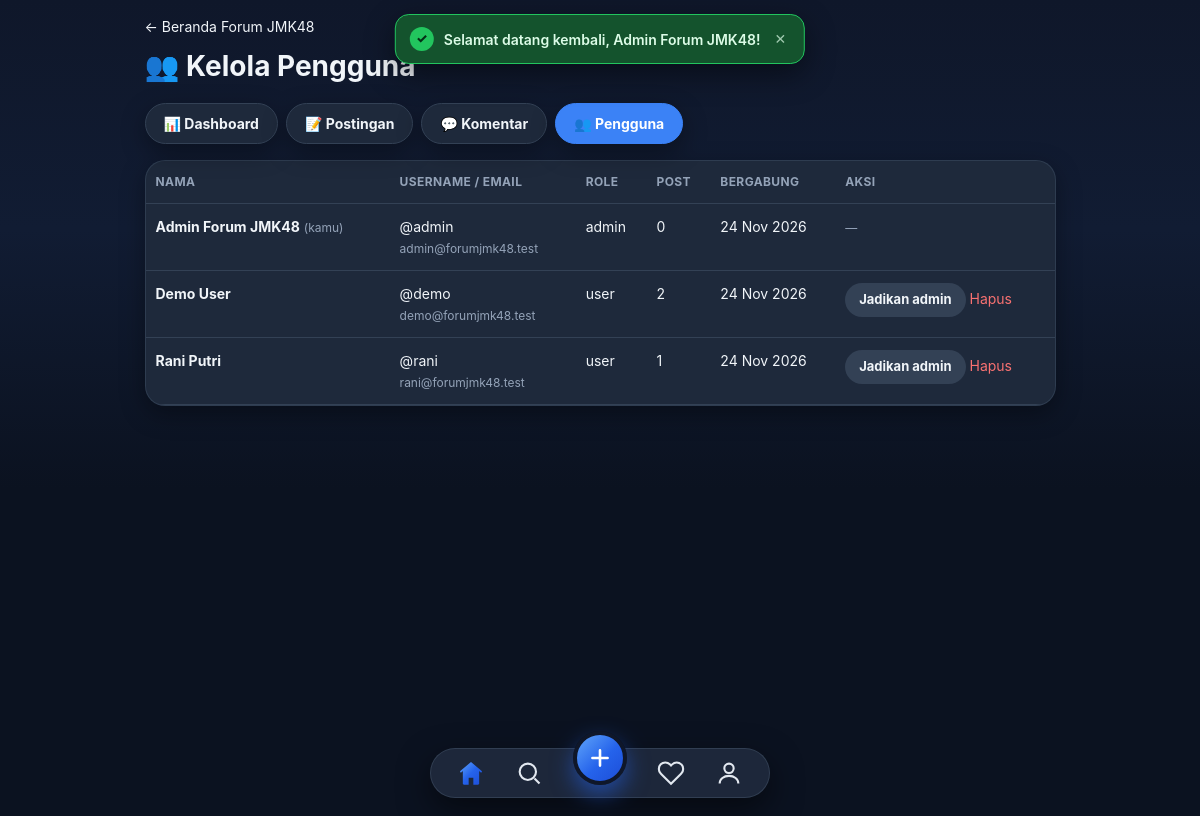
The page /admin/users.php (signed in) on the database its author committed.
### tables this page shows
CREATE TABLE IF NOT EXISTS users (
  id INT UNSIGNED AUTO_INCREMENT PRIMARY KEY,
  name VARCHAR(100) NOT NULL,
  username VARCHAR(50) NOT NULL UNIQUE,
  email VARCHAR(150) NOT NULL UNIQUE,
  password VARCHAR(255) NOT NULL,
  bio VARCHAR(255) DEFAULT NULL,
  avatar VARCHAR(255) DEFAULT NULL,
  role ENUM('user','admin') NOT NULL DEFAULT 'user',
  created_at TIMESTAMP DEFAULT CURRENT_TIMESTAMP
);

### includes/functions.php (called while the page is built, shortened)
<?php
function e($str) {
    return htmlspecialchars((string) $str, ENT_QUOTES, 'UTF-8');
}
function isLoggedIn(): bool {
    return isset($_SESSION['user_id']);
}
function currentUser(): ?array {
    global $pdo;
    static $user = null;
    if ($user === null) {
        $stmt = $pdo->prepare('SELECT id, name, username, email, bio, role, created_at FROM users WHERE id = ?');
        $stmt->execute([$_SESSION['user_id']]);
        $user = $stmt->fetch() ?: null;
    }
    return $user;
}
function isAdmin(): bool {
    $u = currentUser();
    return $u && $u['role'] === 'admin';
}
function requireAdmin(): void {
    if (!isAdmin()) {
        flash('Halaman ini khusus admin.', 'error');
        header('Location: /index.php');
        exit;
    }
}
function flash(?string $msg = null, string $type = 'success'): ?array {
    if (!empty($_SESSION['flash'])) {
        $m = $_SESSION['flash'];
        return $m;
    }
    return null;
}

### admin/users.php (the view, shortened to what this page needs)
<?php
require_once __DIR__ . '/../config.php';
requireAdmin();
$me = currentUser();
$users = $pdo->query('
    SELECT u.*, (SELECT COUNT(*) FROM posts WHERE user_id = u.id) AS post_count
    FROM users u ORDER BY u.created_at DESC')->fetchAll();
include __DIR__ . '/../includes/header.php';
?>
<div class="container wide" style="padding:0">
  <p style="margin-top:16px"><a href="../index.php">← Beranda Forum JMK48</a></p>
  <h1 style="margin-top:8px">👥 Kelola Pengguna</h1>
  <div class="admin-tabs">
    <a href="index.php">📊 Dashboard</a>
    <a href="posts.php">📝 Postingan</a>
    <a href="comments.php">💬 Komentar</a>
    <a href="users.php" class="active">👥 Pengguna</a>
  </div>
  <div class="card">
    <div class="table-wrap">
    <table class="table">
      <tr><th>Nama</th><th>Username / Email</th><th>Role</th><th class="col-hide-mobile">Post</th><th class="col-hide-mobile">Bergabung</th><th>Aksi</th></tr>
      <?php foreach ($users as $u): ?>
      <tr>
        <td><b><?= e($u['name']) ?></b><?= $u['id'] == $me['id'] ? ' <span class="muted">(kamu)</span>' : '' ?></td>
        <td>@<?= e($u['username']) ?><br><span class="muted"><?= e($u['email']) ?></span></td>
        <td><?= e($u['role']) ?></td>
        <td class="col-hide-mobile"><?= (int)$u['post_count'] ?></td>
        <td class="col-hide-mobile"><?= e(date('d M Y', strtotime($u['created_at']))) ?></td>
        <td>
          <?php if ($u['id'] != $me['id']): ?>
          <form method="post" style="display:inline" onsubmit="return confirm('Yakin <?= $u['role'] === 'admin' ? 'turunkan role pengguna ini menjadi user' : 'jadikan pengguna ini admin' ?>?')">
            <button class="btn btn-sm" type="submit" name="toggle_role">Jadikan <?= $u['role'] === 'admin' ? 'user' : 'admin' ?></button>
          </form>
          <form method="post" style="display:inline" onsubmit="return confirm('Yakin hapus pengguna ini beserta SEMUA postingannya?')">
            <button class="link-danger" type="submit" name="delete_user">Hapus</button>
          </form>
          <?php else: ?><span class="muted">—</span><?php endif; ?>
        </td>
      </tr>
      <?php endforeach; ?>
    </table>
    </div>
  </div>
</div>
<?php include __DIR__ . '/../includes/footer.php'; ?>

### assets/css/style.css (style rules this page uses)
* { box-sizing: border-box; margin: 0; padding: 0; }
:root { color-scheme: dark; --primary: #3b82f6; --primary-light: #60a5fa; --navy: #0f172a; --danger: #f87171; --like: #fb7185; --bg: #0b1220; --card: #1e293b; --text: #f1f5f9; --muted: #94a3b8; --border: #334155; --radius: 20px; --shadow: 0 8px 24px rgba(0, 0, 0, .35); --grad-blue: linear-gradient(135deg, #60a5fa, #2563eb 55%, #1d4ed8); --grad-soft: linear-gradient(135deg, #60a5fa, #818cf8); }
body { font-family: -apple-system, BlinkMacSystemFont, "Segoe UI", Roboto, Helvetica, Arial, sans-serif; background: linear-gradient(180deg, #0f172a 0%, #111c33 28%, #0b1220 60%); background-attachment: fixed; color: var(--text); line-height: 1.5; font-size: 14px; min-height: 100vh; }
a { color: var(--text); text-decoration: none; }
.container { max-width: 470px; margin: 0 auto; padding: 0 12px; }
.container.wide { max-width: 935px; }
.muted { color: var(--muted); font-size: 12px; }
.card { background: var(--card); border: 1px solid rgba(51, 65, 85, .8); border-radius: var(--radius); margin: 14px 0; overflow: hidden; box-shadow: var(--shadow); }
.btn { display: inline-block; padding: 10px 18px; border: none; border-radius: 999px; font: inherit; font-weight: 700; font-size: 14px; cursor: pointer; background: #334155; color: #f1f5f9; }
.btn-sm { padding: 7px 14px; font-size: 13px; }
.link-danger { color: var(--danger); background: none; border: none; font: inherit; cursor: pointer; padding: 0; font-size: 14px; }
.table { width: 100%; border-collapse: collapse; font-size: 14px; }
.table-wrap { overflow-x: auto; -webkit-overflow-scrolling: touch; }
.table-wrap .table { min-width: 620px; }
.table th, .table td { text-align: left; padding: 12px 10px; border-bottom: 1px solid #334155; vertical-align: top; white-space: normal; }
.table th { color: var(--muted); font-size: 12px; text-transform: uppercase; letter-spacing: .4px; }
.table td .btn { white-space: nowrap; }
.admin-tabs { display: flex; gap: 8px; margin: 16px 0; flex-wrap: wrap; }
.admin-tabs a { padding: 9px 18px; border-radius: 999px; border: 1px solid var(--border); background: var(--card); color: var(--text); font-weight: 700; box-shadow: var(--shadow); }
.admin-tabs a.active { background: var(--primary); color: #fff; border-color: var(--primary); }

### rows shown on the page
users: name "Admin Forum JMK48", shows "(kamu)", username "admin", email "admin@forumjmk48.test", role "admin", post_count "0", created_at "24 Nov 2026"
users: name "Demo User", username "demo", email "demo@forumjmk48.test", role "user", post_count "2", created_at "24 Nov 2026", shows "admin"
users: name "Rani Putri", username "rani", email "rani@forumjmk48.test", role "user", post_count "1", created_at "24 Nov 2026", shows "admin"

### other values the page prints
$flashIcons[$flash['type']] "✓"
$flash['msg'] "Selamat datang kembali, Admin Forum JMK48!"
